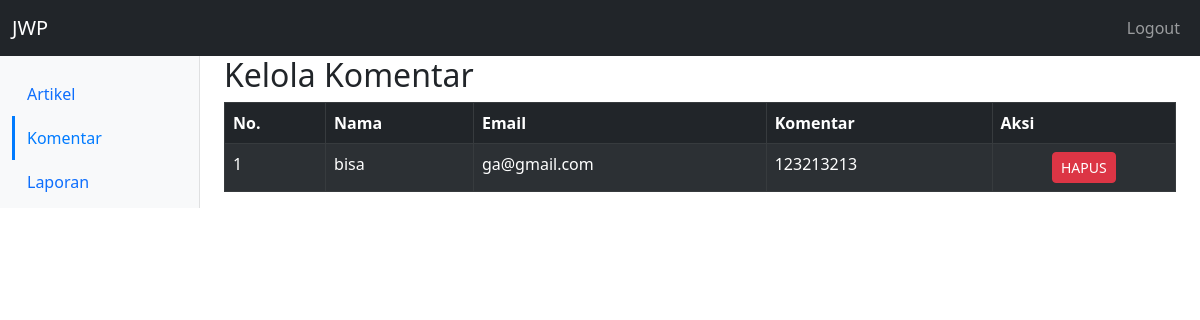
Page /admin/komentar/daftar_komentar.php on the earlier database version.
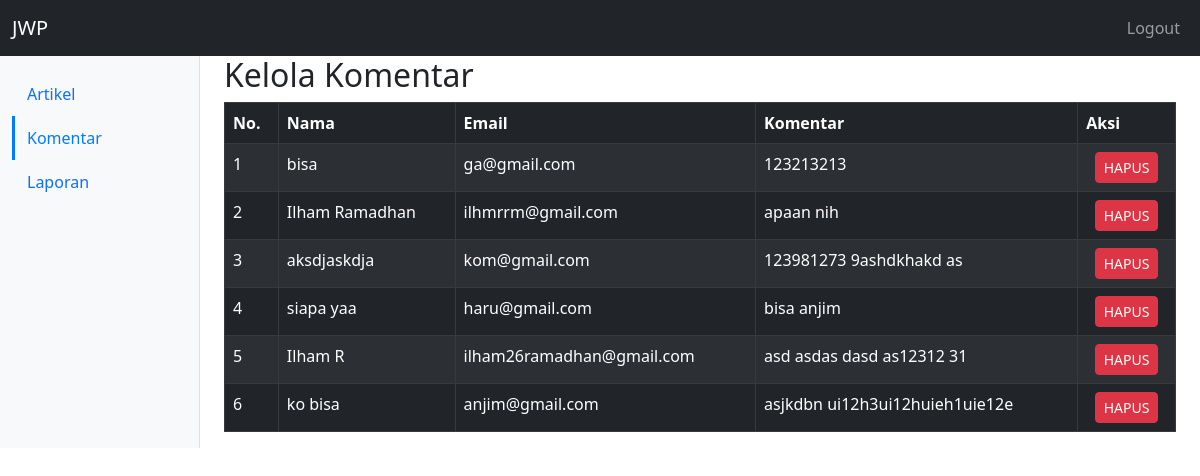
Same page on the later database version.
### tables this page shows
CREATE TABLE `komentar` (
  `id_komentar` int(11) NOT NULL,
  `nama` varchar(255) DEFAULT NULL,
  `email` varchar(255) DEFAULT NULL,
  `komentar` varchar(255) DEFAULT NULL,
  `id_artikel` int(11) UNSIGNED NOT NULL
);

### admin/komentar/daftar_komentar.php (the view, shortened to what this page needs)
<!DOCTYPE html>
<html>
<head>
    <link href="https://cdnjs.cloudflare.com/ajax/libs/bootstrap/5.3.0/css/bootstrap.min.css" rel="stylesheet">
</head>
<body>
    <nav class="navbar navbar-expand-lg navbar-dark bg-dark">
        <div class="container-fluid">
            <a class="navbar-brand" href="../dashboard_admin.php">JWP</a>
            <div class="collapse navbar-collapse justify-content-end" id="navbarNav">
                <ul class="navbar-nav">
                    <li class="nav-item">
                        <a class="nav-link" href="logout.php">Logout</a>
                    </li>
                </ul>
            </div>
        </div>
    </nav>
    <div class="container-fluid">
        <div class="row">
            <nav class="col-md-2 col-lg-2 d-md-block bg-light sidebar">
                <div class="position-sticky pt-3">
                    <ul class="nav flex-column">
                        <li class="nav-item">
                            <a class="nav-link" href="../daftar_artikel.php">Artikel</a>
                        </li>
                        <li class="nav-item">
                            <a class="nav-link active" href="daftar_komentar.php">Komentar</a>
                        </li>
                        <li class="nav-item">
                            <a class="nav-link" href="../laporan/daftar_laporan.php">Laporan</a>
                        </li>
                    </ul>
                </div>
            </nav>
            <main class="col-md-10 col-lg-10 ms-sm-auto px-md-4">
                <div class="table-wrapper">
                    <div class="table-title">
                        <div class="row">
                            <div class="col-sm-8">
                                <h2>Kelola Komentar</h2>
                            </div>
                        </div>
                        <table class="table table-bordered table-striped table-dark" id="myTable">
                            <thead>
                                <tr style="background-color: cyan; color: white;">
                                    <th scope="col">No.</th>
                                    <th scope="col">Nama</th>
                                    <th scope="col">Email</th>
                                    <th scope="col">Komentar</th>
                                    <th scope="col">Aksi</th>
                                </tr>
                            </thead>
                            <tbody>
                                <?php
                                include('../../database/database.php');
                                $no = 1;
                                $query = mysqli_query($conn, "SELECT * FROM komentar");
                                while ($row = mysqli_fetch_array($query)) {
                                ?>
                                    <tr>
                                        <td><?php echo $no++ ?></td>
                                        <td><?php echo $row['nama'] ?></td>
                                        <td><?php echo $row['email'] ?></td>
                                        <td><?php echo $row['komentar'] ?></td>
                                        <td class="text-center">
                                            <a href="hapus-komentar.php?id=<?php echo $row['id_komentar'] ?>" class="btn btn-sm btn-danger">HAPUS</a>
                                        </td>
                                    </tr>
                                <?php } ?>
                            </tbody>
                        </table>
                    </div>
                </div>
            </main>
        </div>
    </div>
</body>
</html>

### admin/komentar/daftar_komentar.php (style rules this page uses)
.sidebar { box-shadow: inset -1px 0 0 rgba(0, 0, 0, 0.1); }
.sidebar .nav-link { padding: 10px 15px; position: relative; }
.sidebar .nav-link.active { background-color: #f8f9fa; box-shadow: inset 3px 0 0 #007bff; color: #007bff; }
.sidebar .nav-link.active::before { content: ""; position: absolute; top: 0; left: 0; height: 100%; width: 3px; background-color: #007bff; }

Differences in the rows shown:
added komentar: nama "Ilham Ramadhan", email "ilhmrrm@gmail.com", komentar "apaan nih"
added komentar: nama "aksdjaskdja", email "kom@gmail.com", komentar "123981273 9ashdkhakd as"
added komentar: nama "siapa yaa", email "haru@gmail.com", komentar "bisa anjim"
added komentar: nama "Ilham R", email "ilham26ramadhan@gmail.com", komentar "asd asdas dasd as12312 31"
added komentar: nama "ko bisa", email "anjim@gmail.com", komentar "asjkdbn ui12h3ui12huieh1uie12e"
